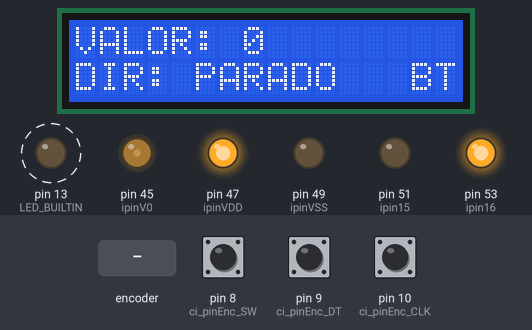
This sketch was run on a simulated Arduino Mega 2560, built with avr-gcc and run on an emulated ATmega2560. On the bench: 16×2 character LCD, output pins drawn as LEDs (lit = HIGH). Dashed ring = blinking. The inputs (shaded band) are chosen by the test bench; at power-on: pin 8 (ci_pinEnc_SW) HIGH, pin 9 (ci_pinEnc_DT) HIGH, pin 10 (ci_pinEnc_CLK) HIGH. What the sketch prints to the serial monitor is not drawn.

Above: at 1.2 s.
1.3 s: rotary encoder on pin 10 (ci_pinEnc_CLK) / pin 9 (ci_pinEnc_DT) turned 3 steps (first pin leading)
At 1.77 s:
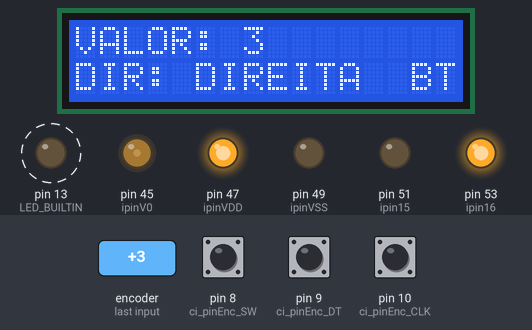
3.4 s: rotary encoder on pin 10 (ci_pinEnc_CLK) / pin 9 (ci_pinEnc_DT) turned 2 steps (second pin leading)
At 3.48 s:
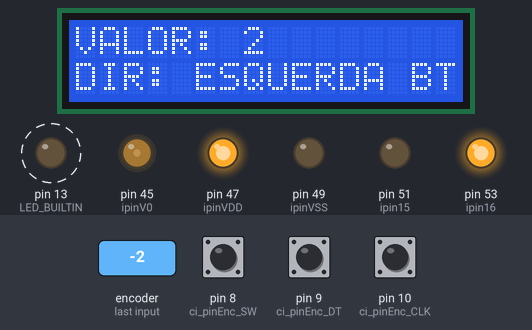
7.4 s: rotary encoder on pin 10 (ci_pinEnc_CLK) / pin 9 (ci_pinEnc_DT) turned 2 steps (second pin leading)
At 8.7 s:
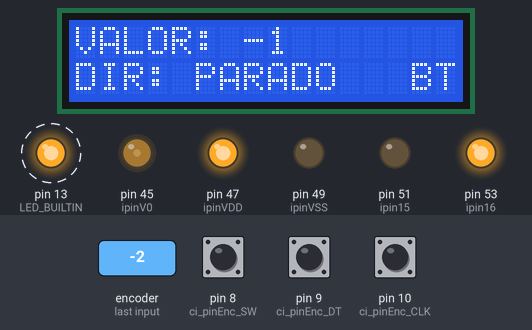
9.4 s: rotary encoder on pin 10 (ci_pinEnc_CLK) / pin 9 (ci_pinEnc_DT) turned 2 steps (second pin leading)
At 10.7 s:
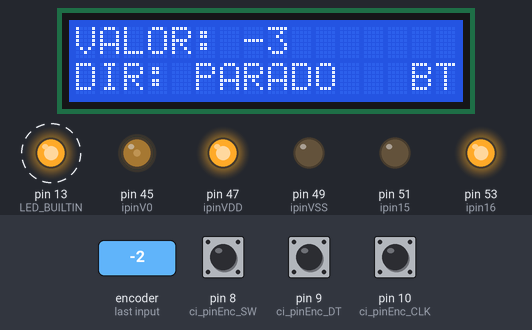
Timing chart, 0 to 12.3 s (numbered marks = the images above; inputs shaded):
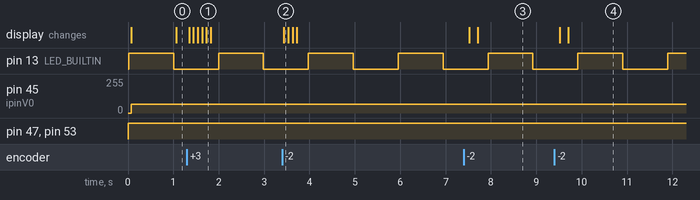

Measured:
- after the input at 1.3 s, the display: first changes after 0.05 s (image 1 shows a later state)
- after the input at 3.4 s, the display: first changes at once (image 2 shows a later state)
- after the input at 7.4 s, the display: first changes after 0.12 s (image 3 shows a later state)
- after the input at 9.4 s, the display: first changes after 0.12 s (image 4 shows a later state)
- by itself, pin 13 (LED_BUILTIN): alternates HIGH for 0.99 s and LOW for 0.99 s

The sketch:

Aula11_8_HW.ino
```cpp
#include <Arduino_FreeRTOS.h>
#include <LiquidCrystal.h>

// Protótipos das tarefas FreeRTOS
void TaskBlink(void *pvParameters);
void TaskUART(void *pvParameters);
void TaskENCODERRead(void *pvParameters);
void TaskDisplay(void *pvParameters);

// ==============================================================================
// CONFIGURAÇÃO DE PINAGEM CONFORME ESQUEMÁTICO REAL DO HARDWARE (PEC11R)
// ==============================================================================
// O esquemático possui resistores físicos de pull-up R42, R43 e R44 de 10k ligados a +5V:
const int ci_pinEnc_SW  = 8;  // Pino 8  (PH5)          - Botão Central (SW)
const int ci_pinEnc_DT  = 9;  // Pino 9  (PH6)          - Canal B (DT)
const int ci_pinEnc_CLK = 10; // Pino 10 (PB4 / PCINT4) - Canal A (CLK)

typedef enum {
  EPRESSIONADO,
  ESOLTO,
} eBTState;

typedef enum {
  D, // Direita (Horário)
  E, // Esquerda (Anti-horário)
  P, // Parado (Repouso)
} eCKState;

typedef struct {
  uint32_t u32_TempoAtual;
  uint32_t u32_TempoAtual_CK;
  uint32_t u32_TempoAtual_CK_1;
  uint32_t u32_TempopressionadoPosSolto;
  uint32_t u32_Tempopressionado;
  uint32_t u32_TempopressionadoPosSolto_CK;
  uint32_t u32_Tempopressionado_CK;
  eBTState eBT_estadoAtual;
  eBTState eBT_estadoAnt;
  eCKState eBT_estadoAtual_CK;
  eCKState eBT_estadoAnt_CK;
} stBTNENC;

volatile stBTNENC stBTNENC0;
volatile int32_t Valor = 0; // Acumulador exibido no display LCD

// ==============================================================================
// SETUP E INICIALIZAÇÃO
// ==============================================================================
void setup() {
  Serial.begin(9600);
  while (!Serial) {
    ;
  }

  // Pinos do Encoder com pull-up habilitado
  pinMode(ci_pinEnc_SW,  INPUT_PULLUP);
  pinMode(ci_pinEnc_DT,  INPUT_PULLUP);
  pinMode(ci_pinEnc_CLK, INPUT_PULLUP);

  // Configuração dos Registradores de Interrupção no ATmega2560:
  // Como apenas o Pino 10 (PB4) tem PCINT, habilitamos EXCLUSIVAMENTE o PCINT4:
  PCICR  |= (1 << PCIE0);  // Habilita interrupção do bloco PORTB
  PCMSK0  = (1 << PCINT4); // 0b00010000 -> Somente o Pino 10 (CLK) gera interrupção!

  stBTNENC0.eBT_estadoAtual_CK = P;
  stBTNENC0.eBT_estadoAnt_CK   = P;
  stBTNENC0.eBT_estadoAnt      = ESOLTO;
  stBTNENC0.eBT_estadoAtual    = ESOLTO;

  // Criação das Tarefas FreeRTOS
  xTaskCreate(TaskDisplay,     "Display",     256, NULL, 1, NULL);
  xTaskCreate(TaskBlink,       "Blink",       128, NULL, 1, NULL);
  xTaskCreate(TaskUART,        "TaskUART",    256, NULL, 1, NULL);
  xTaskCreate(TaskENCODERRead, "TaskENCODERRead", 128, NULL, 1, NULL);
}

void loop() {
  // FreeRTOS assume o controle do microcontrolador
}

// ==============================================================================
// INTERRUPÇÃO POR MUDANÇA DE PINO (PCINT0) - ATIVAÇÃO NATIVA NA DESCIDA
// ==============================================================================
ISR(PCINT0_vect) {
  // Como apenas o Pino 10 (CLK) está habilitado na máscara PCMSK0,
  // a interrupção só acorda por transições deste pino.
  // Se o pino 10 estiver LOW, trata-se ESTRITAMENTE da BORDA DE DESCIDA (1 -> 0):
  if (digitalRead(ci_pinEnc_CLK) == LOW) {
    if (digitalRead(ci_pinEnc_DT) == HIGH) {
      Valor++;
      stBTNENC0.eBT_estadoAnt_CK = stBTNENC0.eBT_estadoAtual_CK;
      stBTNENC0.eBT_estadoAtual_CK = D; // Sentido Horário (Direita)
    } else {
      Valor--;
      stBTNENC0.eBT_estadoAnt_CK = stBTNENC0.eBT_estadoAtual_CK;
      stBTNENC0.eBT_estadoAtual_CK = E; // Sentido Anti-horário (Esquerda)
    }
    stBTNENC0.u32_TempoAtual_CK = millis();
    stBTNENC0.u32_TempoAtual_CK_1 = millis();
  }
}

// ==============================================================================
// TAREFA 1: BLINK (INDICADOR DE VIDA DO FREERTOS)
// ==============================================================================
void TaskBlink(void *pvParameters) {
  (void) pvParameters;
  pinMode(LED_BUILTIN, OUTPUT);

  for (;;) {
    digitalWrite(LED_BUILTIN, HIGH);
    vTaskDelay(1000 / portTICK_PERIOD_MS);
    digitalWrite(LED_BUILTIN, LOW);
    vTaskDelay(1000 / portTICK_PERIOD_MS);
  }
}

// ==============================================================================
// TAREFA 2: TELEMETRIA UART (SERIAL MONITOR)
// ==============================================================================
void TaskUART(void *pvParameters) {
  (void) pvParameters;
  for (;;) {
    Serial.print(F("SW: "));
    Serial.print(stBTNENC0.eBT_estadoAtual == EPRESSIONADO ? F("PRESS") : F("SOLTO"));
    Serial.print(F(" | CK: "));
    if (stBTNENC0.eBT_estadoAtual_CK == D) {
      Serial.print(F("DIR"));
    } else if (stBTNENC0.eBT_estadoAtual_CK == E) {
      Serial.print(F("ESQ"));
    } else {
      Serial.print(F("PAR"));
    }
    Serial.print(F(" | Valor: "));
    Serial.println(Valor);

    vTaskDelay(100 / portTICK_PERIOD_MS);
  }
}

// ==============================================================================
// TAREFA 3: LEITURA E DEBOUNCE DO BOTÃO SW (PINO 8) E RESTAURAÇÃO DE ESTADO
// ==============================================================================
void TaskENCODERRead(void *pvParameters) {
  (void) pvParameters;
  for (;;) {
    // Leitura do botão SW no Pino 8
    if (!digitalRead(ci_pinEnc_SW)) {
      if (stBTNENC0.eBT_estadoAtual != EPRESSIONADO) {
        stBTNENC0.u32_TempoAtual = millis();
      }
      stBTNENC0.u32_Tempopressionado = millis() - stBTNENC0.u32_TempoAtual;
      stBTNENC0.eBT_estadoAnt = stBTNENC0.eBT_estadoAtual;
      stBTNENC0.eBT_estadoAtual = EPRESSIONADO;
    } else {
      if (stBTNENC0.eBT_estadoAtual == EPRESSIONADO) {
        stBTNENC0.u32_TempopressionadoPosSolto = millis() - stBTNENC0.u32_TempoAtual;
      }
      stBTNENC0.eBT_estadoAnt = stBTNENC0.eBT_estadoAtual;
      stBTNENC0.eBT_estadoAtual = ESOLTO;
    }

    // Retorna automaticamente ao estado Parado (P) após 250ms de inatividade
    if (stBTNENC0.eBT_estadoAtual_CK != P) {
      stBTNENC0.u32_Tempopressionado_CK = millis() - stBTNENC0.u32_TempoAtual_CK_1;
      if (millis() > stBTNENC0.u32_TempoAtual_CK + (500 / portTICK_PERIOD_MS))
      {
        stBTNENC0.u32_TempopressionadoPosSolto_CK = stBTNENC0.u32_Tempopressionado_CK;
        stBTNENC0.eBT_estadoAnt_CK = stBTNENC0.eBT_estadoAtual_CK;
        stBTNENC0.eBT_estadoAtual_CK = P;
      }
    }
    vTaskDelay(1);
  }
}

// ==============================================================================
// TAREFA 4: DISPLAY LCD 16x2 HD44780
// ==============================================================================
void TaskDisplay(void *pvParameters) {
  (void) pvParameters;
  const int ipinDB7 = 23, ipinDB6 = 25, ipinDB5 = 27, ipinDB4 = 29;
  const int ipinE   = 39, ipinRW  = 41, ipinRS  = 43, ipinV0  = 45;
  const int ipinVDD = 47, ipinVSS = 49, ipin15  = 51, ipin16  = 53;

  pinMode(ipinVDD, OUTPUT); digitalWrite(ipinVDD, HIGH);
  pinMode(ipinVSS, OUTPUT); digitalWrite(ipinVSS, LOW);
  pinMode(ipin15,  OUTPUT); digitalWrite(ipin15,  LOW);
  pinMode(ipin16,  OUTPUT); digitalWrite(ipin16,  HIGH);

  for (uint16_t i = ipinDB7; i <= ipinDB4; i += 2) {
    pinMode(i, OUTPUT);
  }
  for (uint16_t i = ipinE; i <= ipinV0; i += 2) {
    pinMode(i, OUTPUT);
  }

  LiquidCrystal lcd(ipinRS, ipinRW, ipinE, ipinDB4, ipinDB5, ipinDB6, ipinDB7);
  lcd.begin(16, 2);
  lcd.print(F("AULA 11_8 HW"));
  lcd.setCursor(0, 1);
  lcd.print(F("PINOS D10 D9 D8"));
  analogWrite(ipinV0, 64);
  vTaskDelay(1000 / portTICK_PERIOD_MS);
  lcd.clear();

  for (;;) {
    lcd.setCursor(0, 0);
    lcd.print(F("VALOR: "));
    lcd.print(Valor);
    lcd.print(F("        "));

    lcd.setCursor(0, 1);
    lcd.print(F("DIR: "));
    if (stBTNENC0.eBT_estadoAtual_CK == D) {
      lcd.print(F("DIREITA "));
    } else if (stBTNENC0.eBT_estadoAtual_CK == E) {
      lcd.print(F("ESQUERDA"));
    } else {
      lcd.print(F("PARADO  "));
    }
    lcd.print(F(" BT:"));
    lcd.print(stBTNENC0.eBT_estadoAtual == EPRESSIONADO ? F("1") : F("0"));

    vTaskDelay(100 / portTICK_PERIOD_MS);
  }
}
```
